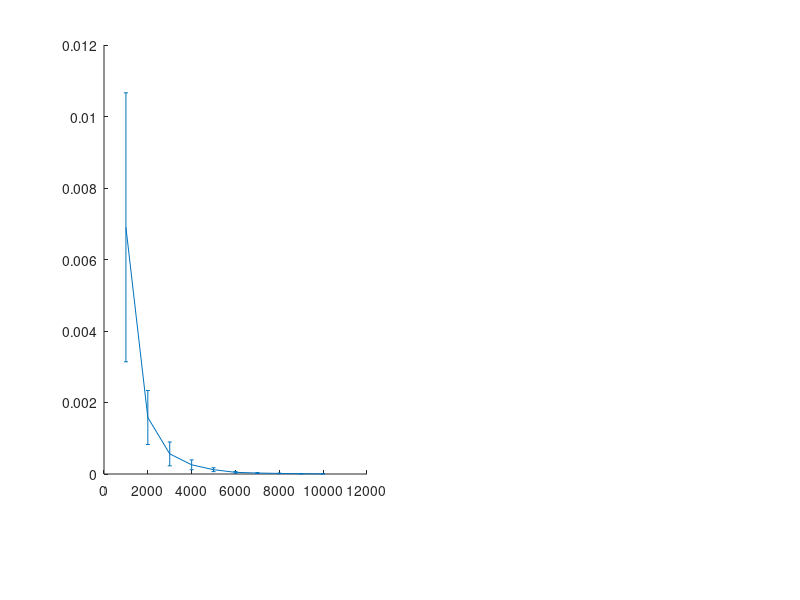

Write the MATLAB code that produced this figure. (Note: this script raises an error after producing the figure.)
mvecs = 1000:1000:10000

figure(1)

% ===================== 1 =====================
load("results_big1.mat")
colors = [ 0.36 0.14 0.32; 
           1.0 0.5 0.0; 
           0.0 0.8 0.0;
           1.0 0.0 1.0;
           0.0 0.3 1.0];

figure(1)
set(gcf,'Units','centimeters','Position',[2 2 24 11])
subplot(1,2,1)
pos = get(gca,'Position');
pos(2) = pos(2) + 0.1;
pos(4) = pos(4) - 0.1;
set(gca,'Position',pos)
hold on
errorbar(mvecs, err_detective./trG, SD_detective./trG, '-', 'Color', 'm', 'LineWidth', 4);
errorbar(mvecs+10, err_HS./trG, SD_HS./trG, '-', 'Color', colors(3,:), 'LineWidth', 4);
errorbar(mvecs-10, err_1S./trG, SD_1S./trG, '-', 'Color', colors(5,:), 'LineWidth', 4);
errorbar(mvecs, err_LowRank./trG, SD_LowRank./trG, '-', 'Color', colors(2,:), 'LineWidth', 4);
hold off

set(gca, 'YScale', 'log'); 
xlabel('$n$','fontsize',15, 'Interpreter','latex')
ylabel('Relative errors','fontsize',15)
title('Example RBF','fontsize',15)
ax = gca;             % 'gca' prende l'asse corrente
ax.FontSize = 15; 


load("results_big2.mat")

figure(1)

subplot(1,2,2)
pos = get(gca,'Position');
pos(2) = pos(2) + 0.1;
pos(4) = pos(4) - 0.1;
set(gca,'Position',pos)
hold on
h1 = errorbar(mvecs, err_detective./trG, SD_detective./trG, '-', 'Color', 'm', 'LineWidth', 4);
h2 = errorbar(mvecs+10, err_HS./trG, SD_HS./trG, '-', 'Color', colors(3,:), 'LineWidth', 4);
h3 = errorbar(mvecs-10, err_1S./trG, SD_1S./trG, '-', 'Color', colors(5,:), 'LineWidth', 4);
h4 = errorbar(mvecs, err_LowRank./trG, SD_LowRank./trG, '-', 'Color', colors(2,:), 'LineWidth', 4);
hold off

set(gca, 'YScale', 'log'); 
xlabel('$n$','fontsize',15, 'Interpreter','latex')
ylabel('Relative errors','fontsize',15)
title('Example Matérn(5/2)','fontsize',15)
ax = gca;             % 'gca' prende l'asse corrente
ax.FontSize = 15; 


ax_leg = axes('Position',[0.1 0.01 0.8 0.05],'Visible','off'); 
lgd = legend([h1 h2 h3 h4], ...
    {'log-det-ective','half samples','one-sample','low-rank'}, ...
    'Orientation','horizontal', 'FontSize',30);  % tieni font grande
lgd.Units = 'normalized';
lgd.Position = [0.12 0.02 0.76 0.06];  % [x y w h], y=0.02 => margine sotto
lgd.Box = 'off';